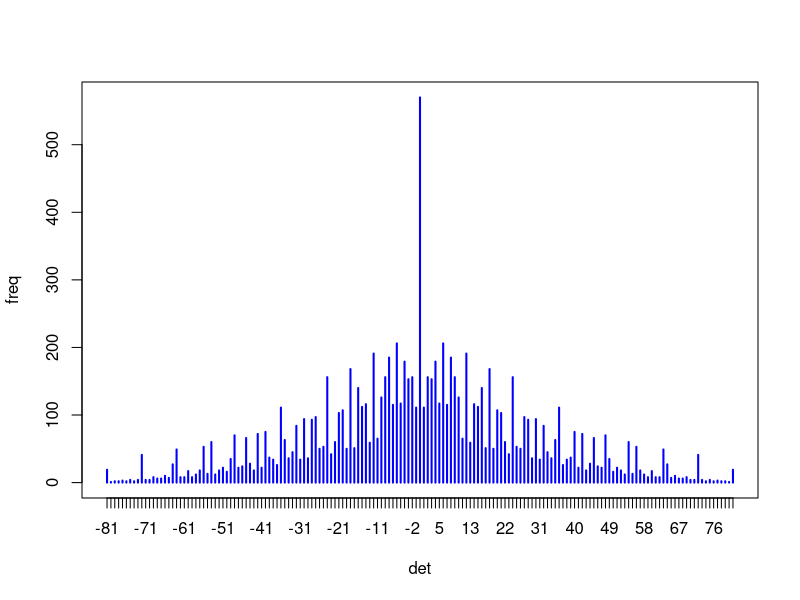

The R script that drew this image:
prod2 <- outer(0:9, 0:9)
frdet <- table(outer(prod2, prod2, FUN = "-"))
plot(frdet, xlab = "det", ylab = "freq", col = "blue")
